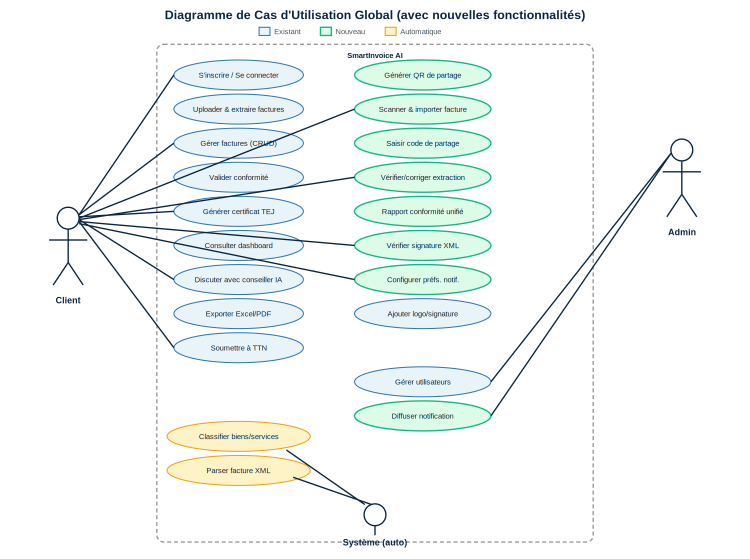
#> input picture all file/extracted_images/figure_293_rid_rId11.png, 1500 x 1118 px, found by its file name (shown at 1/2 size)
$ python fix_diagrams.py
#> lines starting #> are read from the running program, lines starting #| are printed output that depends on the picture; after the words box and inside, x2 and y2 are one past the last pixel; in counts of white or black regions, pixels touching at a corner belong together
"""
Fix the use case diagrams to remove old/new color distinction.
Figure 2.1: Replace green (nouveau) -> blue (existant), fix title and legend.
Figure 2.2: Replace orange (nouveau) -> blue (existant).
"""
from PIL import Image, ImageDraw, ImageFont
import numpy as np
import colorsys

def rgb_to_hsv_array(img_array):
    """Convert RGB array (0-255) to HSV array (H: 0-360, S: 0-1, V: 0-1)."""
    arr = img_array.astype(np.float64) / 255.0
    r, g, b = arr[:,:,0], arr[:,:,1], arr[:,:,2]

    maxc = np.maximum(np.maximum(r, g), b)
    minc = np.minimum(np.minimum(r, g), b)
    v = maxc
    diff = maxc - minc

    s = np.where(maxc != 0, diff / maxc, 0)

    h = np.zeros_like(r)
    mask = diff != 0
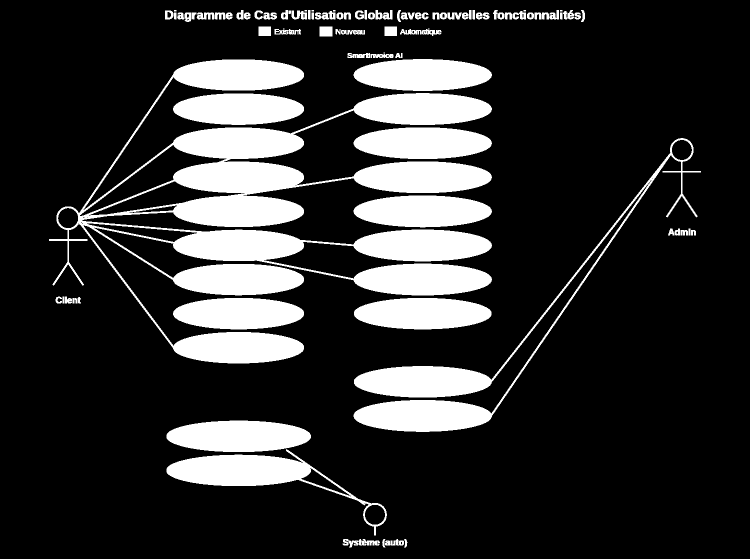
#> mask: shape (1118, 1500) bool (shown at 1/2 size); 19% white; 87 white regions (9 under 20 px), largest, box (x1, y1, x2, y2) and area: (98, 119, 984, 727) 158951, (707, 276, 1402, 864) 33715, (333, 898, 774, 1071) 16285

    # Red is max
    m = mask & (maxc == r)
#> m: shape (1118, 1500) bool; 2% white; 1373 white regions (1370 under 20 px), largest, box (x1, y1, x2, y2) and area: (333, 909, 622, 972) 13867, (333, 841, 622, 904) 13761, (769, 53, 794, 72) 475
    h[m] = 60.0 * ((g[m] - b[m]) / diff[m] % 6)

    # Green is max
    m = mask & (maxc == g)
#> m: shape (1118, 1500) bool; 6.6% white; 1863 white regions (1852 under 20 px), largest, box (x1, y1, x2, y2) and area: (707, 527, 984, 591) 13293, (707, 459, 984, 523) 13287, (707, 255, 984, 318) 13278
    h[m] = 60.0 * ((b[m] - r[m]) / diff[m] + 2)

    # Blue is max
    m = mask & (maxc == b)
#> m: shape (1118, 1500) bool; 10.5% white; 539 white regions (317 under 20 px), largest, box (x1, y1, x2, y2) and area: (98, 119, 709, 727) 100386, (708, 276, 1402, 832) 19412, (708, 596, 983, 659) 13260
    h[m] = 60.0 * ((r[m] - g[m]) / diff[m] + 4)

    h = h % 360

    return h, s, v

def hsv_to_rgb_array(h, s, v):
    """Convert HSV arrays back to RGB (0-255)."""
    h = h / 60.0
    i = np.floor(h).astype(int) % 6
    f = h - np.floor(h)
    p = v * (1 - s)
    q = v * (1 - f * s)
    t = v * (1 - (1 - f) * s)

    r = np.zeros_like(h)
    g = np.zeros_like(h)
    b = np.zeros_like(h)

    for idx in range(6):
        m = (i == idx)
        if idx == 0:
            r[m], g[m], b[m] = v[m], t[m], p[m]
        elif idx == 1:
            r[m], g[m], b[m] = q[m], v[m], p[m]
        elif idx == 2:
            r[m], g[m], b[m] = p[m], v[m], t[m]
        elif idx == 3:
            r[m], g[m], b[m] = p[m], q[m], v[m]
        elif idx == 4:
            r[m], g[m], b[m] = t[m], p[m], v[m]
        elif idx == 5:
            r[m], g[m], b[m] = v[m], p[m], q[m]

    rgb = np.stack([r, g, b], axis=-1)
    return (rgb * 255).clip(0, 255).astype(np.uint8)


# =============================================
# FIGURE 2.1 - Global use case diagram
# =============================================
print("Processing Figure 2.1...")
img1 = Image.open(r'C:\Users\MSI\Desktop\PFE\extracted_images\figure_293_rid_rId11.png').convert('RGB')
arr1 = np.array(img1)

h1, s1, v1 = rgb_to_hsv_array(arr1)

# Green fill: hue ~140-150, saturation > 0.05
# Green border: hue ~155-165, saturation > 0.3
# Target blue fill hue: ~198 (from RGB 232,244,248)
# Target blue border hue: ~209 (from RGB 46,117,182)

# Identify green pixels (hue 100-170, saturation > 0.03)
green_mask = (h1 > 100) & (h1 < 175) & (s1 > 0.03)
#> green_mask: shape (1118, 1500) bool; 6.4% white; 1065 white regions (1054 under 20 px), largest, box (x1, y1, x2, y2) and area: (707, 800, 983, 864) 13085, (708, 527, 984, 591) 13077, (707, 255, 984, 318) 13072

# Shift green hue to blue hue
# Green fill is around H=140, target blue fill is around H=198 -> shift +58
# Green border is around H=160, target blue border is around H=209 -> shift +49
# Average shift: about +55
h1[green_mask] = h1[green_mask] + 58
h1[green_mask] = h1[green_mask] % 360

# Also slightly reduce saturation for fill areas to match blue fill
green_fill_mask = green_mask & (s1 < 0.2)
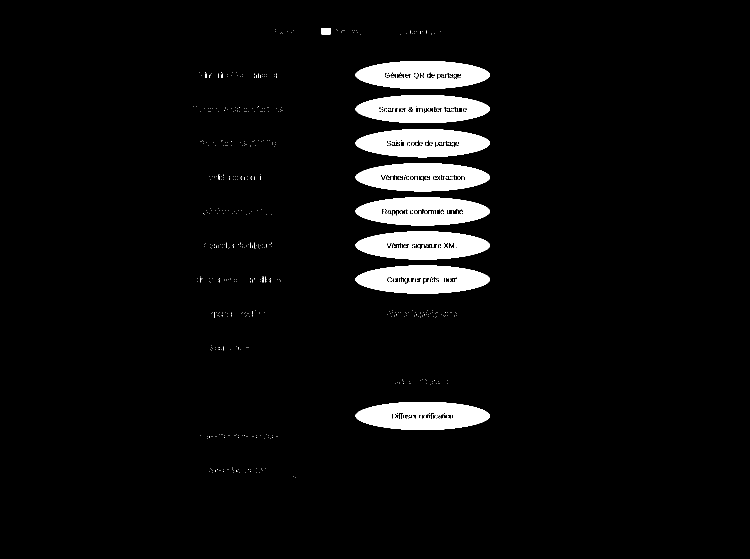
#> green_fill_mask: shape (1118, 1500) bool (shown at 1/2 size); 5.3% white; 617 white regions (606 under 20 px), largest, box (x1, y1, x2, y2) and area: (711, 804, 980, 860) 10954, (711, 531, 980, 587) 10933, (711, 463, 980, 519) 10899
s1[green_fill_mask] = s1[green_fill_mask] * 0.7

arr1_fixed = hsv_to_rgb_array(h1, s1, v1)
#> in hsv_to_rgb_array, `i = np.floor(h).astype(int) % 6`:
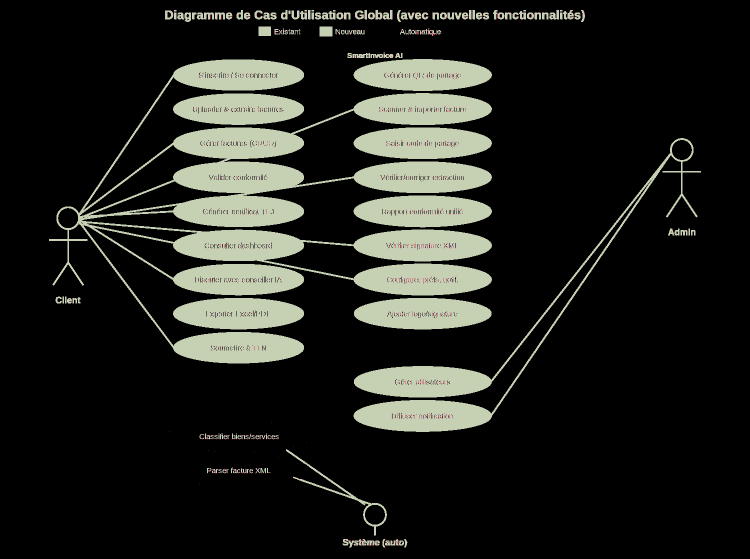
#> i: shape (1118, 1500) int64 (shown at 1/2 size); 6 distinct labels, from 0 to 5; one colour per label, 0 black
#> in hsv_to_rgb_array, `f = h - np.floor(h)`:
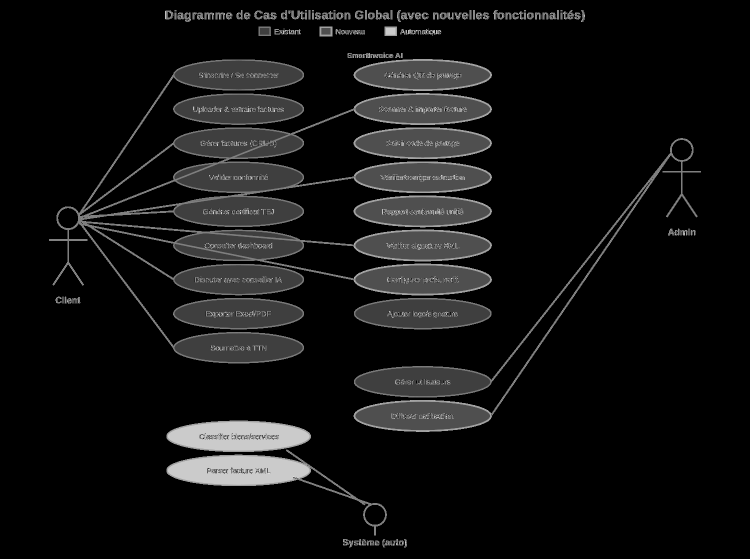
#> f: shape (1118, 1500) float64 (shown at 1/2 size); min 0, max 0.999, mean 0.073
#> in hsv_to_rgb_array, `rgb = np.stack([r, g, b], axis=-1)`:
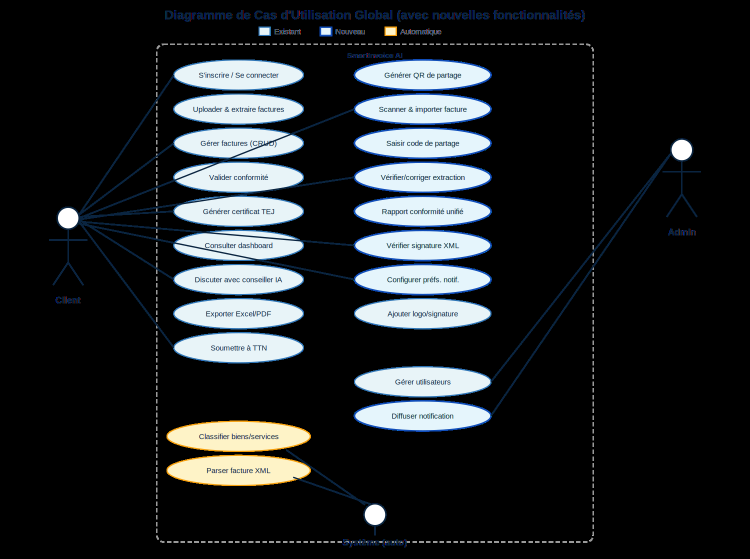
#> rgb: shape (1118, 1500, 3) float64 (shown at 1/2 size); mean of channels 0, 1, 2 0.142, 0.155, 0.163; drawn as R, G, B
img1_fixed = Image.fromarray(arr1_fixed)

# Now fix the title: paint over "(avec nouvelles fonctionnalites)"
# The title is at the top of the image. Let me find where the text is.
draw1 = ImageDraw.Draw(img1_fixed)

# Find the title area - scan top area for non-white pixels
# The title "Diagramme de Cas d'Utilisation Global (avec nouvelles fonctionnalites)"
# I need to paint over "(avec nouvelles fonctionnalites)" part
# Looking at the image, title is roughly in the first 40-50 pixels height
# The "(avec nouvelles...)" part starts approximately after "Global"

# Scan to find the approximate text region of the title
# Image width and height
w, h_img = img1_fixed.size
#> w = 1500; h_img = 1118
print(f"  Image size: {w}x{h_img}")
#|   Image size: 1500x1118

# Paint over the subtitle "(avec nouvelles fonctionnalites)"
# Based on the image, the title is centered at the top
# The problematic text is the second part. Let me paint it white.
# Looking at the image, the title area is roughly y=10 to y=40
# The "(avec...)" text starts around x=380 and goes to about x=750

# Let me find the exact region by scanning
title_arr = np.array(img1_fixed)

# Find the horizontal extent of dark text in the title area (y=15 to y=35)
title_region = title_arr[15:35, :, :]
is_dark = np.all(title_region < 100, axis=2)
dark_cols = np.where(np.any(is_dark, axis=0))[0]
#> dark_cols = 1500 values from 0 to 1499
if len(dark_cols) > 0:
    title_start = dark_cols[0]
#> title_start = 0
    title_end = dark_cols[-1]
#> title_end = 1499
    print(f"  Title text spans x={title_start} to x={title_end}")
#|   Title text spans x=0 to x=1499

# Find where "(avec" starts - look for a gap or the opening parenthesis
# Scan each column in the title for dark pixels
col_has_text = np.any(is_dark, axis=0)
# Find the position of "(" by looking for the text after "Global"
# Look for gap between "Global" and "(avec"
# Actually, let me find the center of the title text and compute where to start whiting out

# More reliable: find the position of "(" in the title
# Scan from left to right, find where "Global" ends (gap) then "(avec" starts
# Find gaps in text
in_text = False
segments = []
seg_start = 0
for x in range(title_start, title_end + 2):
    if x <= title_end and col_has_text[x]:
        if not in_text:
            seg_start = x
            in_text = True
    else:
        if in_text:
            segments.append((seg_start, x - 1))
            in_text = False
#> after the loop, in_text = False; seg_start = 0; segments = [(0, 1499)]

print(f"  Title segments: {segments}")
#|   Title segments: [(0, 1499)]

# The title has the main text and then "(avec nouvelles fonctionnalites)"
# If there are distinct word segments, the "(avec..." part starts after "Global"
# Let me find a gap that's > 3 pixels wide (space between words)
# and where after the gap, "(avec" text begins

# Simpler approach: just paint over the right portion of the title
# that contains "(avec nouvelles fonctionnalites)"
# Looking at proportions, "Global" is about 60% of the way through the title
# The "(avec...)" is the remaining 40%

# Let me find text in a wider area (y=5 to y=45)
title_region2 = title_arr[5:45, :, :]
is_dark2 = np.all(title_region2 < 80, axis=2)
col_has_text2 = np.any(is_dark2, axis=0)

# Find the rightmost extent of significant text before "(avec"
# The word "Global" should end with some space, then "(avec" begins
# Let me find all gaps > 5 pixels wide
gaps = []
in_gap = True
gap_start = 0
for x in range(w):
    if col_has_text2[x]:
        if in_gap and gap_start > 0:
            gap_len = x - gap_start
            if gap_len > 3:
                gaps.append((gap_start, x, gap_len))
        in_gap = False
    else:
        if not in_gap:
            gap_start = x
        in_gap = True
#> after the loop, gaps = []

print(f"  Gaps > 3px in title area: {[(s, e, l) for s, e, l in gaps if s > 100 and s < w-100]}")
#|   Gaps > 3px in title area: []

# Now fix the legend area
# The legend is typically at the top right or top left
# Looking at the image, the legend has colored rectangles with labels
# Let me scan for the legend rectangles

# For the legend, I'll look for the colored rectangles in the top portion
# The legend items "Existant", "Nouveau", "Automatique" with colored boxes
# After color replacement, the green box is now blue, so "Existant" and "Nouveau"
# both show blue - I need to paint over those two and replace with just one label

# Actually, since the green is now blue, the legend shows:
# [blue box] Existant  [blue box] Nouveau  [yellow box] Automatique
# I need to: remove "Existant" and "Nouveau" entries, keep "Automatique"
# Or replace with: [blue box] Cas d'utilisation  [yellow box] Automatique

# Let me find the legend area
# The legend is in the area roughly y=42 to y=62 based on visual inspection
legend_region = title_arr[38:65, :, :]
is_dark_legend = np.all(legend_region < 80, axis=2)
legend_cols = np.where(np.any(is_dark_legend, axis=0))[0]
#> legend_cols = 1500 values from 0 to 1499
if len(legend_cols) > 0:
    print(f"  Legend text spans x={legend_cols[0]} to x={legend_cols[-1]} (y=38-65)")
#|   Legend text spans x=0 to x=1499 (y=38-65)

print()

# =============================================
# Let me take a simpler approach: just paint over specific regions with white
# and redraw the needed text
# =============================================

# For Figure 2.1:
# 1. The title "(avec nouvelles fonctionnalites)" needs to be removed
# 2. The legend "Existant" and "Nouveau" need to be replaced

# Step 1: Find and remove "(avec nouvelles fonctionnalites)" from title
# Based on the image structure, I'll paint a white rectangle over the part
# The title seems to span roughly y=7 to y=30

# Let me detect the title more precisely
for y in range(0, 60):
    row = title_arr[y, :, :]
    dark_px = np.sum(np.all(row < 80, axis=1))
    if dark_px > 20:
        print(f"  Row y={y}: {dark_px} dark pixels")
#> this loop made 60 passes
#> dark_px on passes 1 to 12: 1500, 1500, 1500, 1500, 1500, 1500, 1500, 1500, 1500, 1500, 1500, 1500
#|   Row y=0: 1500 dark pixels
#|   Row y=1: 1500 dark pixels
#|   Row y=2: 1500 dark pixels
#|   Row y=3: 1500 dark pixels
#|   Row y=4: 1500 dark pixels
#|   Row y=5: 1500 dark pixels
#|   Row y=6: 1500 dark pixels
#|   Row y=7: 1500 dark pixels
#> (further printed lines are left out)

print("\nDone analyzing. Will apply fixes now...")

# =============================================
# APPLY FIXES TO FIGURE 2.1
# =============================================

# Load fresh copy with colors already fixed
img1_out = img1_fixed.copy()
draw1 = ImageDraw.Draw(img1_out)

# Try to get a font
try:
    font_title = ImageFont.truetype("arial.ttf", 14)
    font_legend = ImageFont.truetype("arial.ttf", 11)
    font_available = True
except:
    try:
        font_title = ImageFont.truetype("C:/Windows/Fonts/arial.ttf", 14)
        font_legend = ImageFont.truetype("C:/Windows/Fonts/arial.ttf", 11)
        font_available = True
    except:
        font_title = ImageFont.load_default()
        font_legend = ImageFont.load_default()
        font_available = False

print(f"Font available: {font_available}")

# Paint over the entire title area and redraw
# Title area: find the bounding box
# Based on analysis, paint over y=5 to y=30 for the title text
title_y_start = 5
title_y_end = 32
# Paint over center of the title
center_x = w // 2
#> center_x = 750
# Paint from reasonable margins
draw1.rectangle([50, title_y_start, w - 50, title_y_end], fill='white')

# Redraw title without "(avec nouvelles fonctionnalites)"
new_title = "Diagramme de Cas d\u2019Utilisation Global"
if font_available:
    bbox = draw1.textbbox((0, 0), new_title, font=font_title)
#> bbox = (0, 2, 271, 16)
    text_w = bbox[2] - bbox[0]
#> text_w = 271
else:
    text_w = len(new_title) * 8
title_x = (w - text_w) // 2
#> title_x = 614
draw1.text((title_x, title_y_start + 2), new_title, fill=(10, 37, 64), font=font_title)

# Now fix the legend
# Paint over the legend area (y=38 to y=62) and redraw
# Keep the gray border of the legend box if present
legend_y_start = 37
legend_y_end = 62

# Find the legend box boundaries more precisely
# Look for a thin rectangle of gray lines
# Paint over just the inner content of the legend
draw1.rectangle([80, legend_y_start + 1, w - 80, legend_y_end - 1], fill='white')

# Redraw legend with just two items: "Cas d'utilisation" (blue) and "Automatique" (yellow)
legend_x_start = 120
legend_y_mid = legend_y_start + 8

# Blue box for "Cas d'utilisation"
draw1.rectangle([legend_x_start, legend_y_mid, legend_x_start + 20, legend_y_mid + 12],
                fill=(232, 244, 248), outline=(46, 117, 182), width=1)
draw1.text((legend_x_start + 25, legend_y_mid - 1), "Cas d\u2019utilisation",
           fill=(10, 37, 64), font=font_legend)

# Yellow box for "Automatique"
auto_x = legend_x_start + 180
draw1.rectangle([auto_x, legend_y_mid, auto_x + 20, legend_y_mid + 12],
                fill=(254, 243, 199), outline=(245, 158, 11), width=1)
draw1.text((auto_x + 25, legend_y_mid - 1), "Automatique",
           fill=(10, 37, 64), font=font_legend)

img1_out.save(r'C:\Users\MSI\Desktop\PFE\extracted_images\figure_2_1_fixed.png')
print("Saved Figure 2.1 fixed")


# =============================================
# FIGURE 2.2 - Extraction and Conformity diagram
# =============================================
print("\nProcessing Figure 2.2...")
img2 = Image.open(r'C:\Users\MSI\Desktop\PFE\extracted_images\figure_296_rid_rId12.png').convert('RGB')
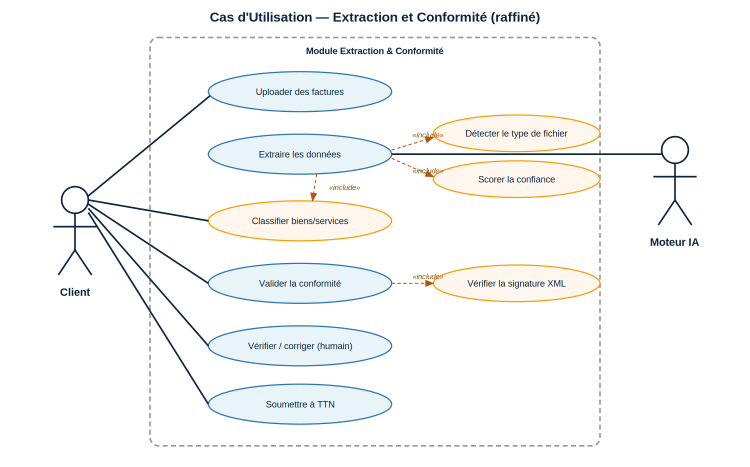
#> input picture all file/extracted_images/figure_296_rid_rId12.png, 1500 x 933 px, found by its file name (shown at 1/2 size)
arr2 = np.array(img2)

h2, s2, v2 = rgb_to_hsv_array(arr2)
#> in rgb_to_hsv_array (call 2), `mask = diff != 0`: mask: shape (933, 1500) bool; 16.7% white; 80 white regions (10 under 20 px), largest, box (x1, y1, x2, y2) and area: (106, 142, 790, 850) 131539, (415, 267, 1394, 451) 28522, (825, 320, 1202, 397) 20992
#> in rgb_to_hsv_array (call 2), `m = mask & (maxc == r)`:
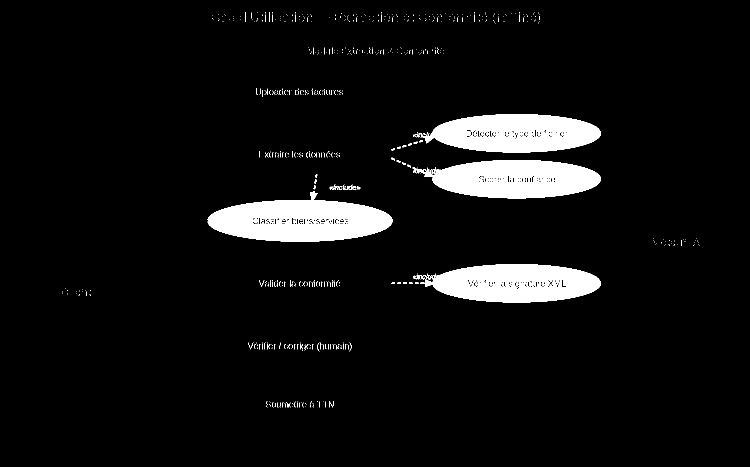
#> m: shape (933, 1500) bool (shown at 1/2 size); 6.2% white; 645 white regions (604 under 20 px), largest, box (x1, y1, x2, y2) and area: (415, 382, 785, 483) 23533, (845, 320, 1202, 397) 20023, (850, 528, 1202, 605) 19774

# Orange fill: hue ~20-45, saturation > 0.02
# Orange border: hue ~30-40, saturation > 0.3
# Target: blue fill hue ~198, blue border hue ~209

# Identify orange pixels
orange_mask = (h2 > 10) & (h2 < 50) & (s2 > 0.02)

# Shift orange hue to blue hue
# Orange is around H=30, blue is around H=200 -> shift +170
h2[orange_mask] = h2[orange_mask] + 170
h2[orange_mask] = h2[orange_mask] % 360

# Reduce saturation for fill areas to better match the blue fill
orange_fill_mask = orange_mask & (s2 < 0.15)
s2[orange_fill_mask] = s2[orange_fill_mask] * 0.5

arr2_fixed = hsv_to_rgb_array(h2, s2, v2)
img2_fixed = Image.fromarray(arr2_fixed)

# The title is "Cas d'Utilisation - Extraction et Conformite (raffine)"
# This title doesn't mention old/new, so it should be fine
# But let me check if it needs any changes
# Actually looking at the image title: "Cas d'Utilisation — Extraction et Conformité (raffiné)"
# This is fine, no old/new reference

img2_fixed.save(r'C:\Users\MSI\Desktop\PFE\extracted_images\figure_2_2_fixed.png')
print("Saved Figure 2.2 fixed")

print("\nDone! Both diagrams fixed.")
